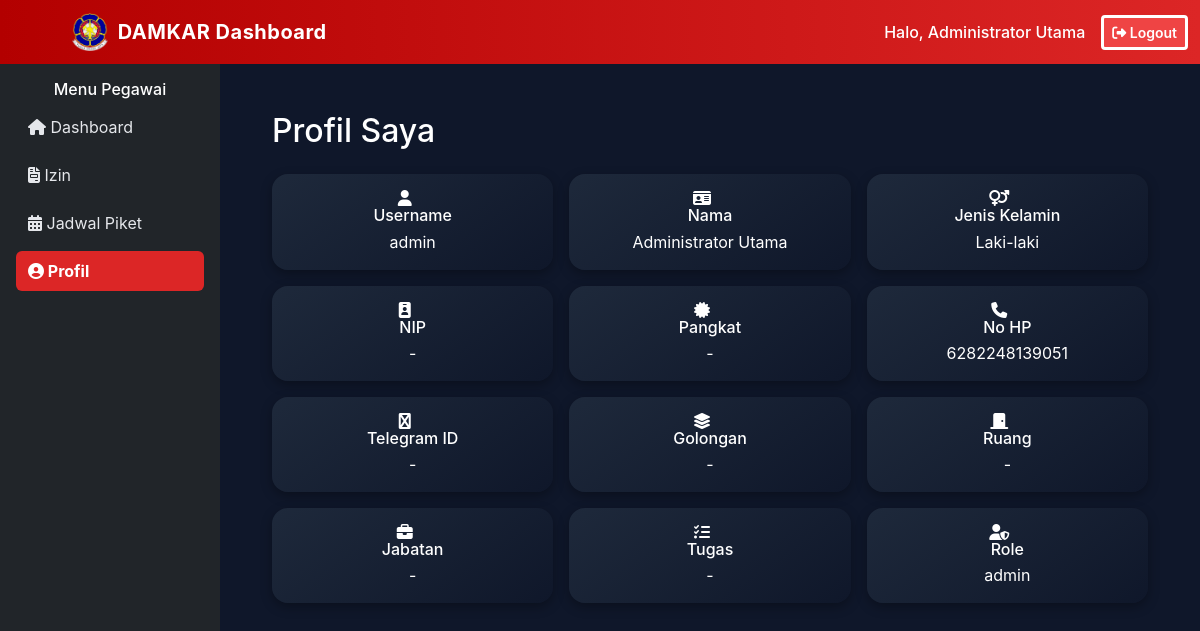
Screenshot of /petugas/profil.php (signed in) with the database file from the repository.
### tables this page shows
CREATE TABLE `pegawai` (
  `id` int(11) NOT NULL,
  `username` varchar(50) DEFAULT NULL,
  `password_hash` varchar(255) DEFAULT NULL,
  `nama` varchar(150) DEFAULT NULL,
  `jenis_kelamin` enum('Laki-laki','Perempuan') DEFAULT NULL,
  `nip` varchar(50) DEFAULT NULL,
  `pangkat` varchar(50) DEFAULT NULL,
  `no_hp` varchar(20) DEFAULT NULL,
  `telegram_id` varchar(50) DEFAULT NULL,
  `golongan` varchar(50) DEFAULT NULL,
  `ruang` varchar(50) DEFAULT NULL,
  `jabatan` varchar(100) DEFAULT NULL,
  `tugas` text DEFAULT NULL,
  `role` enum('admin','petugas') DEFAULT 'petugas',
  `created_at` timestamp NOT NULL DEFAULT current_timestamp()
);

### petugas/profil.php (the view, shortened to what this page needs)
<?php
include 'header.php';
include 'sidebar.php';
$user_id = $_SESSION['user_id'] ?? null;
$stmt = $pdo->prepare("SELECT * FROM pegawai WHERE id = ?");
$stmt->execute([$user_id]);
$user_data = $stmt->fetch(PDO::FETCH_ASSOC);
?>
<div class="container mt-4">
    <h2 class="mb-4">Profil Saya</h2>
    <div class="row g-3">
        <?php
        $fields = [
            'username' => ['label' => 'Username', 'icon' => 'fa-user'],
            'nama' => ['label' => 'Nama', 'icon' => 'fa-id-card'],
            'jenis_kelamin' => ['label' => 'Jenis Kelamin', 'icon' => 'fa-venus-mars'],
            'nip' => ['label' => 'NIP', 'icon' => 'fa-id-badge'],
            'pangkat' => ['label' => 'Pangkat', 'icon' => 'fa-certificate'],
            'no_hp' => ['label' => 'No HP', 'icon' => 'fa-phone'],
            'telegram_id' => ['label' => 'Telegram ID', 'icon' => 'fa-telegram'],
            'golongan' => ['label' => 'Golongan', 'icon' => 'fa-layer-group'],
            'ruang' => ['label' => 'Ruang', 'icon' => 'fa-door-closed'],
            'jabatan' => ['label' => 'Jabatan', 'icon' => 'fa-briefcase'],
            'tugas' => ['label' => 'Tugas', 'icon' => 'fa-tasks'],
            'role' => ['label' => 'Role', 'icon' => 'fa-user-shield'],
        ];
        foreach ($fields as $key => $val):
        ?>
            <div class="col-md-4">
                <div class="card profile-card p-3 d-flex align-items-center">
                    <i class="fas <?= $val['icon'] ?> profile-icon me-3"></i>
                    <div>
                        <h6 class="mb-1"><?= $val['label'] ?></h6>
                        <p class="mb-0"><?= htmlspecialchars($user_data[$key] ?? '-') ?></p>
                    </div>
                </div>
            </div>
        <?php endforeach; ?>
    </div>
</div>

### petugas/header.php (shortened to what this page needs)
<?php
include "../config/db.php";
$nama_user = 'Pengguna DAMKAR';
$user_id = $_SESSION['user_id'];
if (isset($pdo) && $user_id) {
    try {
        $stmt = $pdo->prepare("SELECT nama FROM pegawai WHERE id = ?");
        $stmt->execute([$user_id]);
        $user = $stmt->fetch(PDO::FETCH_ASSOC);
        if ($user) {
            $nama_user = htmlspecialchars($user['nama']);
        }
    } catch (PDOException $e) {
    }
} else {
}
?>
<!DOCTYPE html>
<!DOCTYPE html>
<html lang="id">
<!DOCTYPE html>
<html lang="id">
<!DOCTYPE html>
<html lang="id">
<head>
    <link href="https://cdn.jsdelivr.net/npm/bootstrap@5.3.3/dist/css/bootstrap.min.css" rel="stylesheet">
    <link rel="stylesheet" href="https://cdnjs.cloudflare.com/ajax/libs/font-awesome/6.5.1/css/all.min.css">
</head>
<body>
    <nav class="navbar navbar-expand-lg navbar-dark fixed-top">
        <div class="container-fluid">
            <a class="navbar-brand d-flex align-items-center" href="#">
                <img src="../assets/img/logo.png" alt="Logo DAMKAR"
                    style="height: 38px; width: auto; margin-right: 10px; border-radius: 6px;">
                <span class="fw-bold">DAMKAR Dashboard</span>
            </a>
            <div class="d-flex align-items-center">
                <span class="me-3 d-none d-sm-inline" style="color: #fff; font-weight: 500;">
                    Halo, <?= $nama_user; ?>
                </span>
                <a href="../logout.php"
                    class="btn btn-logout btn-sm"
                    onclick="return confirm('Yakin ingin logout?');">
                    <i class="fas fa-sign-out-alt"></i> Logout
                </a>
            </div>
        </div>
    </nav>
    <div class="content-wrapper mt-5">

### petugas/header.php (style rules this page uses)
body { background: #0f172a; color: #fff; font-family: 'Inter', sans-serif; min-height: 100vh; display: flex; }
.navbar { background: linear-gradient(90deg, #b30000, #dc2626); }
.navbar-brand { font-weight: bold; color: #fff !important; letter-spacing: 0.5px; position: relative; left: 60px; }
.navbar .btn-logout { background: #ef4444ff; color: #ffffffff; font-weight: 600; border: 10px; border: 3px solid #ffffffff; }
.content-wrapper { flex-grow: 1; padding: 20px; overflow-x: hidden; }
.card { border: none; border-radius: 16px; background: linear-gradient(145deg, #1e293b, #0f172a); box-shadow: 0 4px 12px rgba(0, 0, 0, 0.3); color: #fff; text-align: center; padding: 20px; cursor: pointer; transition: transform .2s ease, box-shadow .2s ease; }

### rows the page displays
pegawai: nama "Administrator Utama", username "admin", jenis_kelamin "Laki-laki", nip "-", pangkat "-", no_hp "6282248139051", telegram "-", golongan "-", ruang "-", jabatan "-", tugas "-", role "admin"

### other values shown
$val['label'] "Username"
$val['label'] "Nama"
$val['label'] "Jenis Kelamin"
$val['label'] "NIP"
$val['label'] "Pangkat"
$val['label'] "No HP"
$val['label'] "Telegram ID"
$val['label'] "Golongan"
$val['label'] "Ruang"
$val['label'] "Jabatan"
$val['label'] "Tugas"
$val['label'] "Role"
